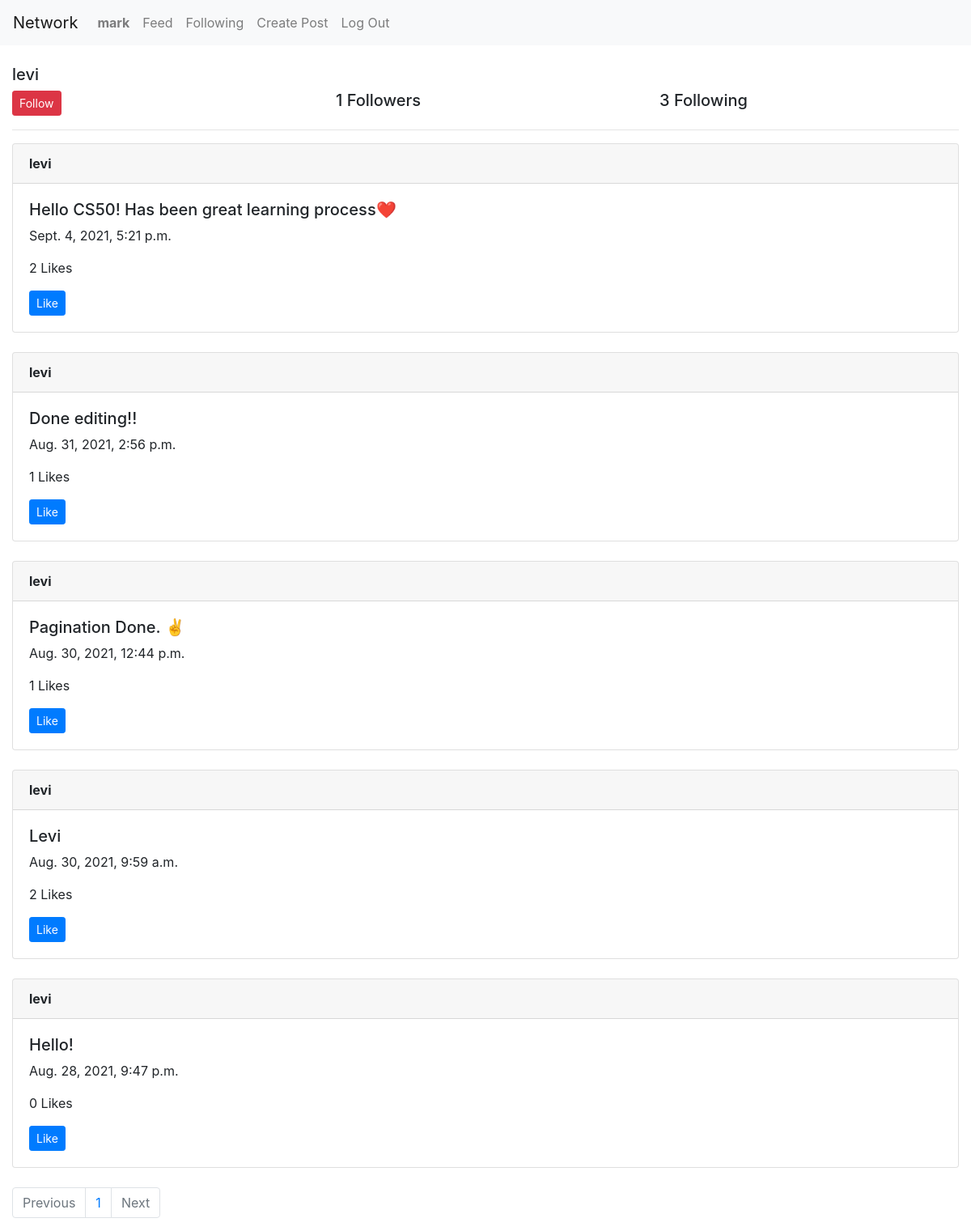
The app's page /profile/levi (signed in) with its own data.
### network/models.py (models this page shows, shortened)
class User(AbstractUser):
    pass

class Post(models.Model):
    user=models.CharField(max_length=32)
    post_content=models.TextField()
    timestamp=models.DateTimeField(auto_now_add=True)
    like_count=models.IntegerField(default=0)

### network/views.py (the view)
# urls.py: path("profile/<str:username>", views.profile, name="profile"),
def profile(request, username):
    if request.user.is_authenticated:
        user=User.objects.get(username=username)
        posts=Post.objects.filter(user=username).order_by('-timestamp')
        paginator=Paginator(posts, 10)
        page_number = request.GET.get('page')
        page_obj = paginator.get_page(page_number)
        list=Connections.objects.get(user=user.id)
        return render(request, 'network/profile.html',{
                "name":username,
                "posts":page_obj,
                "follower_count":list.followers.count(),
                "following_count":list.following.count()
            })
    else:
        return HttpResponseRedirect(reverse('login'))

### network/templates/network/profile.html (shortened to what this page needs)
{% extends "network/layout.html" %}
{% load static %}
{% block body %}
    <h5>{{ name }}</h5>
    <div class="row">
    <div class="col-sm-4">
    {% if name == request.user.username %}
    {% else %}
    <button id="follow-btn" class="btn btn-danger btn-sm" value="{{name}}">Follow</button>
    {% endif %}
    </div>
    <div class="col-sm-4">
    <h5 id="count">{{ follower_count }} Followers</h5>
    </div>
    <div class="col-sm-4">
    <h5>{{ following_count }} Following</h5>
    </div>
    </div><hr>
    <div id="index-view">
    {% for post in posts %}
    <div class="card">
        <div class="card-header">
            <strong>{{ post.user }}</strong>
        </div>
        <div class="card-body">
            <h5 id="post{{post.id}}">{{ post.post_content }}</h5>
            <p>{{ post.timestamp }}</p>
            <p id="count{{post.id}}">{{ post.like_count }} Likes </p>
            <button id="like-btn" class="btn btn-primary btn-sm" value="{{ post.id }}">Like</button>
        </div>
    </div>
    <br>
    {% endfor %}
    <nav aria-label="Page navigation example">
        <ul class="pagination">
        {% if posts.has_previous %}
        <li class="page-item"><a class="page-link" href="?page={{ posts.previous_page_number }}">Previous</a></li>
        {% else %}
        <li class="page-item disabled"><span class="page-link">Previous</span></li>
        {% endif %}
        {% for i in posts.paginator.page_range %}
        <li class="page-item"><a class="page-link" href="?page={{ i }}">{{ i }}</a></li>
        {% endfor %}
        {% if posts.has_next %}
        <li class="page-item"><a class="page-link" href="?page={{ posts.next_page_number }}">Next</a></li>
        {% else %}
        <li class="page-item disabled"><span class="page-link">Next</span></li>
        {% endif %}
        </ul>
    </nav>
    </div>
{% endblock %}

### network/templates/network/layout.html (shortened to what this page needs)
{% load static %}
<!DOCTYPE html>
<html lang="en">
    <head>
        <link rel="stylesheet" href="https://stackpath.bootstrapcdn.com/bootstrap/4.4.1/css/bootstrap.min.css">
        <link href="{% static 'network/styles.css' %}" rel="stylesheet">
    </head>
    <body>
        <nav class="navbar navbar-expand-lg navbar-light bg-light">
            <a class="navbar-brand" href="#">Network</a>
            <div>
              <ul class="navbar-nav mr-auto">
                {% if user.is_authenticated %}
                    <li class="nav-item">
                        <a class="nav-link" href="{% url 'profile' user.username %}"><strong>{{ user.username }}</strong></a>
                    </li>
                {% endif %}
                    <li class="nav-item">
                    <a class="nav-link" href="{% url 'index' %}">Feed</a>
                    </li>
                {% if user.is_authenticated %}
                    <li class="nav-item">
                    <a class="nav-link" href="{% url 'connections' user.username %}">Following</a>
                    </li>
                    <li class="nav-item">
                    <a class="nav-link" href="{% url 'create' %}">Create Post</a>
                    </li>
                    <li class="nav-item">
                        <a class="nav-link" href="{% url 'logout' %}">Log Out</a>
                    </li>
                {% endif %}
              </ul>
            </div>
          </nav>
          <br>
        <div class="container-fluid body">
            {% block body %}
            {% endblock %}
        </div>
    </body>
</html>

### records on screen
User: username "mark"
Post: user "levi", post_content "Hello CS50! Has been great learning process❤️", timestamp "Sept. 4, 2021, 5:21 p.m.", like_count "2", {{ post.id }} 30 (drawn)
Post: user "levi", post_content "Done editing!!", timestamp "Aug. 31, 2021, 2:56 p.m.", like_count "1", {{ post.id }} 24 (drawn)
Post: user "levi", post_content "Pagination Done. ✌️", timestamp "Aug. 30, 2021, 12:44 p.m.", like_count "1", {{ post.id }} 15 (drawn)
Post: user "levi", post_content "Levi", timestamp "Aug. 30, 2021, 9:59 a.m.", like_count "2", {{ post.id }} 8 (drawn)
Post: user "levi", post_content "Hello!", timestamp "Aug. 28, 2021, 9:47 p.m.", like_count "0", {{ post.id }} 2 (drawn)

### other values on screen
{{ name }} "levi"
{{ follower_count }} "1"
{{ following_count }} "3"
{{ i }} "1"
